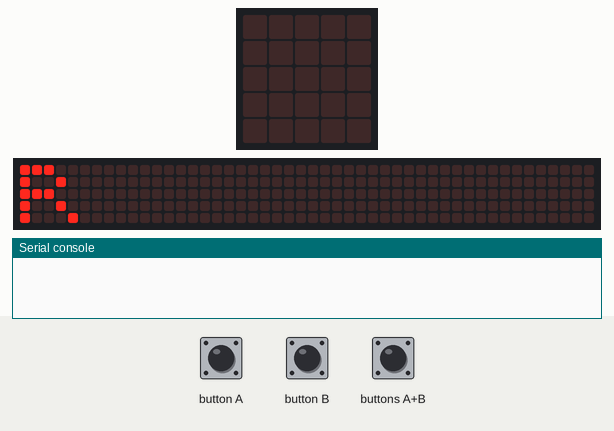
Recording of a program running on a simulated BBC micro:bit running MicroPython. Parts: the board's 5×5 LED display, a strip that is not on the board, showing the scrolling text unrolled, the last lines printed to the serial console. The inputs (shaded band) are chosen by the test bench. Dim RGB values are drawn brighter than linear; no radio messages arrive unless stated (any console line starting 'radio sent:' is added by the test bench); the 48×5 strip is a reading aid, not a part: it shows the text the display is scrolling, unrolled, one strip-width of it at a time.

Above: at 5.9 s.
7.3 s: button A pressed for 0.15 s
At 7.37 s:
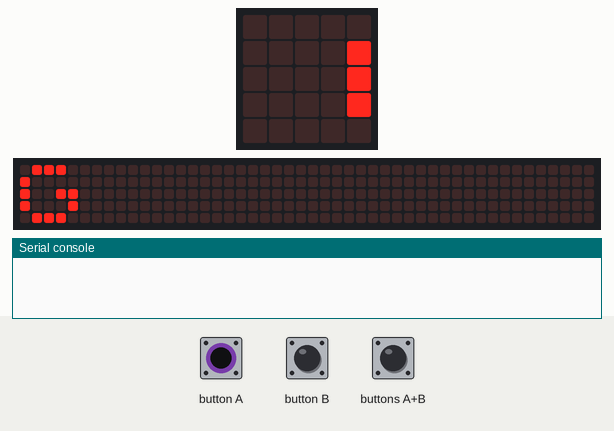
8.0 s: button B pressed for 0.15 s
8.7 s: button B pressed 2 times (0.12 s each, 0.3 s apart)
10.8 s: buttons A+B pressed for 3.2 s
At 12.62 s:
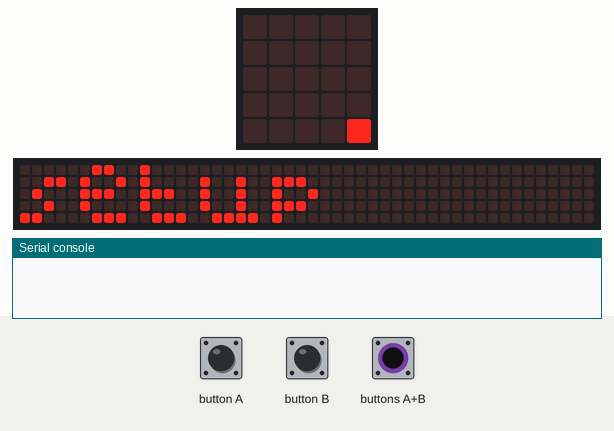
17.6 s: buttons A+B pressed for 1 s
At 18.77 s:
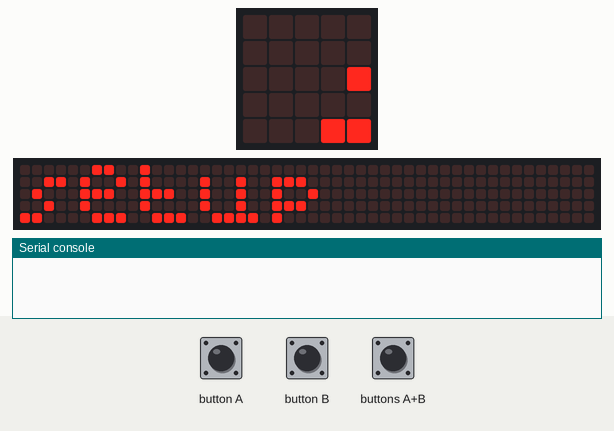
25.2 s: button B pressed for 1 s
At 25.7 s:
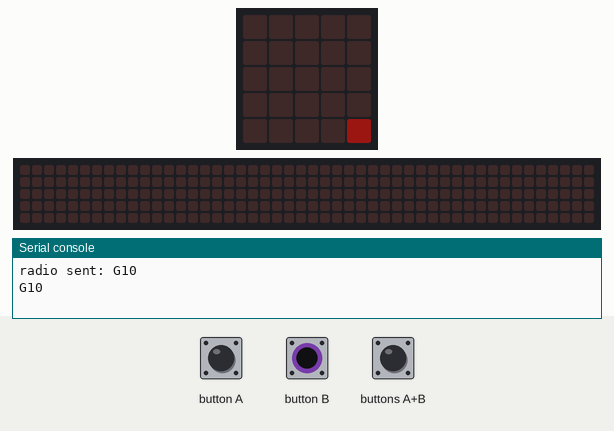

Measured:
- after the input at 7.3 s, the display: changes at once (image 1)
- after the input at 10.8 s, the display: first differs from a run without the input after 1.8 s (image 2)
- after the input at 17.6 s, the display: first differs from a run without the input after 0.95 s (image 3 shows a later state)
- after the input at 25.2 s, the display: changes at once (image 4)

The program:

code.py
```python
import radio
import math
from microbit import *

radio.on()

def get_linear_img(bino):
    img = (25 - bino) * '0' + bino * '1'
    img = '{0}:{1}:{2}:{3}:{4}'.format(img[0:5], img[5:10], img[10:15], img[15:20], img[20:25])
    return Image(img)

which = 'R'
mode = 'setup'

rr = ['R', 'G', 'B']
rv = [0, 0, 0]
ri = 0

def which_color():
    return rr[ri % len(rr)]

def which_value():
    return rv[ri % len(rr)]

def update_value(dev):
    rv[ri % len(rr)] = rv[ri % len(rr)] + dev

def reset():
    mode = 'setup'
    display.scroll(mode)
    display.scroll(which_color())
    # reset button presses
    button_a.was_pressed()
    button_b.was_pressed()

reset()

while True:
    if mode == 'setup':
        if button_a.was_pressed():
            ri += 1
            display.scroll(which_color())
        if button_b.was_pressed():
            mode = 'play'
            display.scroll(mode)
    else:
        if button_a.is_pressed() and button_b.is_pressed():
            reset()
        else:
            old_val = which_value()
            if button_a.was_pressed() and which_value() > 0:
                update_value(-1)
            elif button_b.was_pressed() and which_value() < 25:
                update_value(1)

            if old_val != which_value():
                radio.send(which_color() + str(which_value() * 10))
                display.show(get_linear_img(which_value()))
                print(which_color() + str(which_value() * 10))
```
